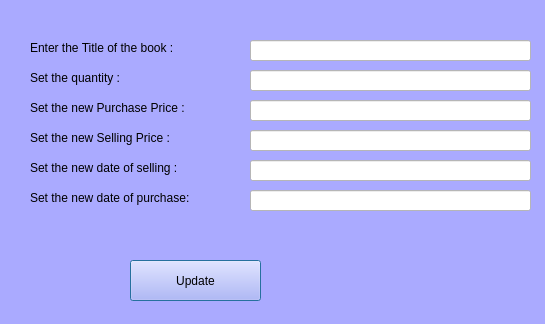
<?xml version="1.0" encoding="UTF-8"?>
<ui version="4.0">
 <class>Update</class>
 <widget class="QDialog" name="Update">
  <property name="geometry">
   <rect>
    <x>0</x>
    <y>0</y>
    <width>545</width>
    <height>324</height>
   </rect>
  </property>
  <property name="windowTitle">
   <string>Dialog</string>
  </property>
  <property name="styleSheet">
   <string notr="true">background-color: rgb(170, 170, 255);</string>
  </property>
  <widget class="QPushButton" name="pushButton">
   <property name="geometry">
    <rect>
     <x>130</x>
     <y>260</y>
     <width>131</width>
     <height>41</height>
    </rect>
   </property>
   <property name="text">
    <string>Update</string>
   </property>
  </widget>
  <widget class="QLabel" name="label">
   <property name="geometry">
    <rect>
     <x>30</x>
     <y>40</y>
     <width>161</width>
     <height>16</height>
    </rect>
   </property>
   <property name="text">
    <string>Enter the Title of the book :</string>
   </property>
  </widget>
  <widget class="QLineEdit" name="txtId">
   <property name="geometry">
    <rect>
     <x>250</x>
     <y>40</y>
     <width>281</width>
     <height>21</height>
    </rect>
   </property>
   <property name="styleSheet">
    <string notr="true">background-color: rgb(255, 255, 255);
color: rgb(0, 0, 0);</string>
   </property>
  </widget>
  <widget class="QLabel" name="label_2">
   <property name="geometry">
    <rect>
     <x>30</x>
     <y>70</y>
     <width>161</width>
     <height>16</height>
    </rect>
   </property>
   <property name="text">
    <string>Set the quantity :</string>
   </property>
  </widget>
  <widget class="QLabel" name="label_3">
   <property name="geometry">
    <rect>
     <x>30</x>
     <y>100</y>
     <width>161</width>
     <height>16</height>
    </rect>
   </property>
   <property name="text">
    <string>Set the new Purchase Price :</string>
   </property>
  </widget>
  <widget class="QLabel" name="label_4">
   <property name="geometry">
    <rect>
     <x>30</x>
     <y>190</y>
     <width>191</width>
     <height>16</height>
    </rect>
   </property>
   <property name="text">
    <string>Set the new date of purchase:</string>
   </property>
  </widget>
  <widget class="QLabel" name="label_6">
   <property name="geometry">
    <rect>
     <x>30</x>
     <y>160</y>
     <width>161</width>
     <height>16</height>
    </rect>
   </property>
   <property name="text">
    <string>Set the new date of selling :</string>
   </property>
  </widget>
  <widget class="QLabel" name="label_7">
   <property name="geometry">
    <rect>
     <x>30</x>
     <y>130</y>
     <width>161</width>
     <height>16</height>
    </rect>
   </property>
   <property name="text">
    <string>Set the new Selling Price :</string>
   </property>
  </widget>
  <widget class="QLineEdit" name="txtpp">
   <property name="geometry">
    <rect>
     <x>250</x>
     <y>100</y>
     <width>281</width>
     <height>21</height>
    </rect>
   </property>
   <property name="styleSheet">
    <string notr="true">background-color: rgb(255, 255, 255);
color: rgb(0, 0, 0);</string>
   </property>
  </widget>
  <widget class="QLineEdit" name="txtquantity">
   <property name="geometry">
    <rect>
     <x>250</x>
     <y>70</y>
     <width>281</width>
     <height>21</height>
    </rect>
   </property>
   <property name="styleSheet">
    <string notr="true">background-color: rgb(255, 255, 255);
color: rgb(0, 0, 0);</string>
   </property>
  </widget>
  <widget class="QLineEdit" name="txtsp">
   <property name="geometry">
    <rect>
     <x>250</x>
     <y>130</y>
     <width>281</width>
     <height>21</height>
    </rect>
   </property>
   <property name="styleSheet">
    <string notr="true">background-color: rgb(255, 255, 255);
color: rgb(0, 0, 0);</string>
   </property>
  </widget>
  <widget class="QLineEdit" name="txtds">
   <property name="geometry">
    <rect>
     <x>250</x>
     <y>160</y>
     <width>281</width>
     <height>21</height>
    </rect>
   </property>
   <property name="styleSheet">
    <string notr="true">background-color: rgb(255, 255, 255);
color: rgb(0, 0, 0);</string>
   </property>
  </widget>
  <widget class="QLineEdit" name="txtdp">
   <property name="geometry">
    <rect>
     <x>250</x>
     <y>190</y>
     <width>281</width>
     <height>21</height>
    </rect>
   </property>
   <property name="styleSheet">
    <string notr="true">background-color: rgb(255, 255, 255);
color: rgb(0, 0, 0);</string>
   </property>
  </widget>
  <widget class="QLabel" name="lblInfo">
   <property name="geometry">
    <rect>
     <x>310</x>
     <y>250</y>
     <width>211</width>
     <height>41</height>
    </rect>
   </property>
   <property name="text">
    <string/>
   </property>
  </widget>
 </widget>
 <resources/>
 <connections/>
</ui>
